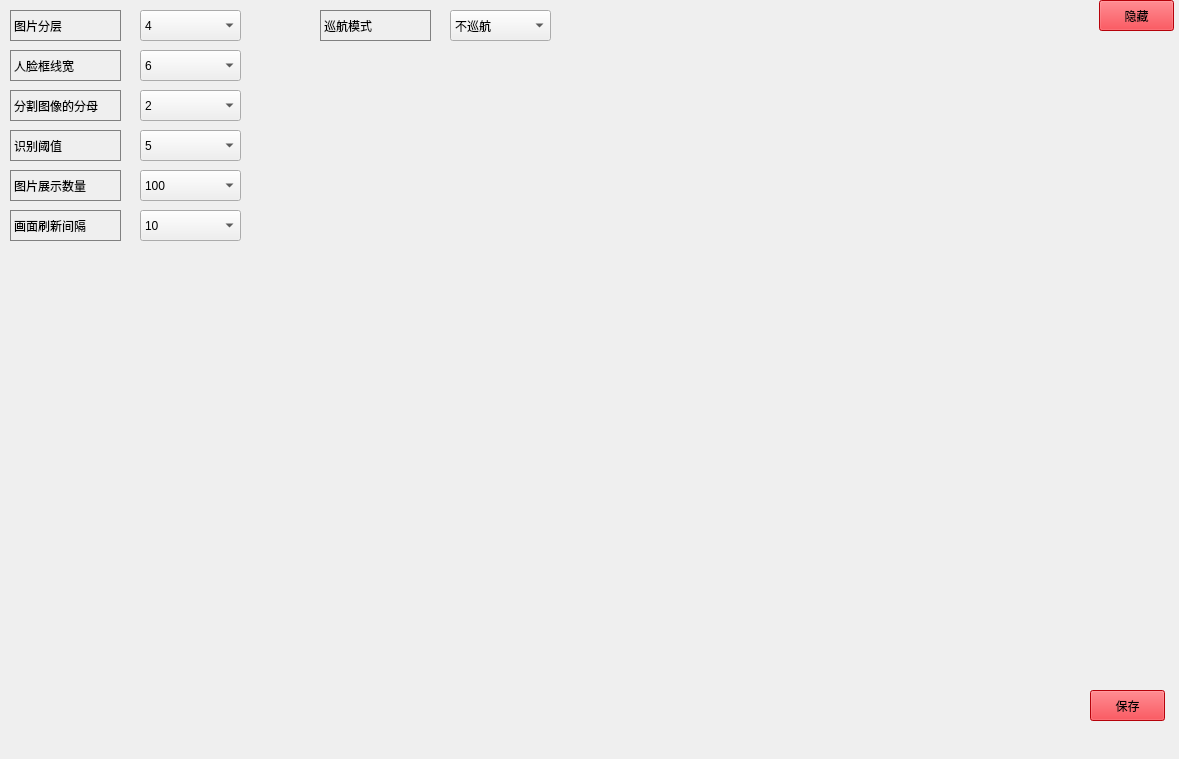
    <widget class="QWidget" name="scrollAreaWidgetContents">
     <property name="geometry">
      <rect>
       <x>0</x>
       <y>0</y>
       <width>1179</width>
       <height>759</height>
      </rect>
     </property>
     <widget class="QPushButton" name="para_hide">
      <property name="geometry">
       <rect>
        <x>1099</x>
        <y>0</y>
        <width>75</width>
        <height>31</height>
       </rect>
      </property>
      <property name="styleSheet">
       <string notr="true">background-color: rgb(255, 2, 14);</string>
      </property>
      <property name="text">
       <string>隐藏</string>
      </property>
     </widget>
     <widget class="QLabel" name="label">
      <property name="geometry">
       <rect>
        <x>10</x>
        <y>10</y>
        <width>111</width>
        <height>31</height>
       </rect>
      </property>
      <property name="styleSheet">
       <string notr="true">border:1px solid gray</string>
      </property>
      <property name="text">
       <string>图片分层</string>
      </property>
     </widget>
     <widget class="QLabel" name="label_2">
      <property name="geometry">
       <rect>
        <x>10</x>
        <y>50</y>
        <width>111</width>
        <height>31</height>
       </rect>
      </property>
      <property name="styleSheet">
       <string notr="true">border:1px solid gray</string>
      </property>
      <property name="text">
       <string>人脸框线宽</string>
      </property>
     </widget>
     <widget class="QLabel" name="label_3">
      <property name="geometry">
       <rect>
        <x>10</x>
        <y>90</y>
        <width>111</width>
        <height>31</height>
       </rect>
      </property>
      <property name="styleSheet">
       <string notr="true">border:1px solid gray</string>
      </property>
      <property name="text">
       <string>分割图像的分母</string>
      </property>
     </widget>
     <widget class="QLabel" name="label_4">
      <property name="geometry">
       <rect>
        <x>10</x>
        <y>130</y>
        <width>111</width>
        <height>31</height>
       </rect>
      </property>
      <property name="styleSheet">
       <string notr="true">border:1px solid gray</string>
      </property>
      <property name="text">
       <string>识别阈值</string>
      </property>
     </widget>
     <widget class="QLabel" name="label_5">
      <property name="geometry">
       <rect>
        <x>320</x>
        <y>10</y>
        <width>111</width>
        <height>31</height>
       </rect>
      </property>
      <property name="styleSheet">
       <string notr="true">border:1px solid gray</string>
      </property>
      <property name="text">
       <string>巡航模式</string>
      </property>
     </widget>
     <widget class="QComboBox" name="layer">
      <property name="geometry">
       <rect>
        <x>140</x>
        <y>10</y>
        <width>101</width>
        <height>31</height>
       </rect>
      </property>
      <property name="currentIndex">
       <number>0</number>
      </property>
      <item>
       <property name="text">
        <string>4</string>
       </property>
      </item>
      <item>
       <property name="text">
        <string>6</string>
       </property>
      </item>
     </widget>
     <widget class="QComboBox" name="face_width">
      <property name="geometry">
       <rect>
        <x>140</x>
        <y>50</y>
        <width>101</width>
        <height>31</height>
       </rect>
      </property>
      <property name="currentIndex">
       <number>5</number>
      </property>
      <item>
       <property name="text">
        <string>1</string>
       </property>
      </item>
      <item>
       <property name="text">
        <string>2</string>
       </property>
      </item>
      <item>
       <property name="text">
        <string>3</string>
       </property>
      </item>
      <item>
       <property name="text">
        <string>4</string>
       </property>
      </item>
      <item>
       <property name="text">
        <string>5</string>
       </property>
      </item>
      <item>
       <property name="text">
        <string>6</string>
       </property>
      </item>
     </widget>
     <widget class="QComboBox" name="div_deno">
      <property name="geometry">
       <rect>
        <x>140</x>
        <y>90</y>
        <width>101</width>
        <height>31</height>
       </rect>
      </property>
      <property name="currentIndex">
       <number>1</number>
      </property>
      <item>
       <property name="text">
        <string>1</string>
       </property>
      </item>
      <item>
       <property name="text">
        <string>2</string>
       </property>
      </item>
     </widget>
     <widget class="QComboBox" name="recognize_threshold">
      <property name="geometry">
       <rect>
        <x>140</x>
        <y>130</y>
        <width>101</width>
        <height>31</height>
       </rect>
      </property>
      <property name="currentIndex">
       <number>1</number>
      </property>
      <item>
       <property name="text">
        <string>4</string>
       </property>
      </item>
      <item>
       <property name="text">
        <string>5</string>
       </property>
      </item>
      <item>
       <property name="text">
        <string>6</string>
       </property>
      </item>
     </widget>
     <widget class="QComboBox" name="camera_scan_mode">
      <property name="geometry">
       <rect>
        <x>450</x>
        <y>10</y>
        <width>101</width>
        <height>31</height>
       </rect>
      </property>
      <property name="currentIndex">
       <number>0</number>
      </property>
      <item>
       <property name="text">
        <string>不巡航</string>
       </property>
      </item>
      <item>
       <property name="text">
        <string>巡航</string>
       </property>
      </item>
     </widget>
     <widget class="QPushButton" name="save">
      <property name="geometry">
       <rect>
        <x>1090</x>
        <y>690</y>
        <width>75</width>
        <height>31</height>
       </rect>
      </property>
      <property name="styleSheet">
       <string notr="true">background-color: rgb(255, 2, 14);</string>
      </property>
      <property name="text">
       <string>保存</string>
      </property>
     </widget>
     <widget class="QLabel" name="label_6">
      <property name="geometry">
       <rect>
        <x>10</x>
        <y>170</y>
        <width>111</width>
        <height>31</height>
       </rect>
      </property>
      <property name="styleSheet">
       <string notr="true">border:1px solid gray</string>
      </property>
      <property name="text">
       <string>图片展示数量</string>
      </property>
     </widget>
     <widget class="QComboBox" name="face_display_num">
      <property name="geometry">
       <rect>
        <x>140</x>
        <y>170</y>
        <width>101</width>
        <height>31</height>
       </rect>
      </property>
      <property name="currentIndex">
       <number>1</number>
      </property>
      <item>
       <property name="text">
        <string>50</string>
       </property>
      </item>
      <item>
       <property name="text">
        <string>100</string>
       </property>
      </item>
      <item>
       <property name="text">
        <string>150</string>
       </property>
      </item>
      <item>
       <property name="text">
        <string>200</string>
       </property>
      </item>
     </widget>
     <widget class="QLabel" name="label_7">
      <property name="geometry">
       <rect>
        <x>10</x>
        <y>210</y>
        <width>111</width>
        <height>31</height>
       </rect>
      </property>
      <property name="styleSheet">
       <string notr="true">border:1px solid gray</string>
      </property>
      <property name="text">
       <string>画面刷新间隔</string>
      </property>
     </widget>
     <widget class="QComboBox" name="time_interval">
      <property name="geometry">
       <rect>
        <x>140</x>
        <y>210</y>
        <width>101</width>
        <height>31</height>
       </rect>
      </property>
      <property name="currentIndex">
       <number>9</number>
      </property>
      <item>
       <property name="text">
        <string>1</string>
       </property>
      </item>
      <item>
       <property name="text">
        <string>2</string>
       </property>
      </item>
      <item>
       <property name="text">
        <string>3</string>
       </property>
      </item>
      <item>
       <property name="text">
        <string>4</string>
       </property>
      </item>
      <item>
       <property name="text">
        <string>5</string>
       </property>
      </item>
      <item>
       <property name="text">
        <string>6</string>
       </property>
      </item>
      <item>
       <property name="text">
        <string>7</string>
       </property>
      </item>
      <item>
       <property name="text">
        <string>8</string>
       </property>
      </item>
      <item>
       <property name="text">
        <string>9</string>
       </property>
      </item>
      <item>
       <property name="text">
        <string>10</string>
       </property>
      </item>
      <item>
       <property name="text">
        <string>11</string>
       </property>
      </item>
      <item>
       <property name="text">
        <string>12</string>
       </property>
      </item>
      <item>
       <property name="text">
        <string>13</string>
       </property>
      </item>
      <item>
       <property name="text">
        <string>14</string>
       </property>
      </item>
      <item>
       <property name="text">
        <string>15</string>
       </property>
      </item>
     </widget>
    </widget>
